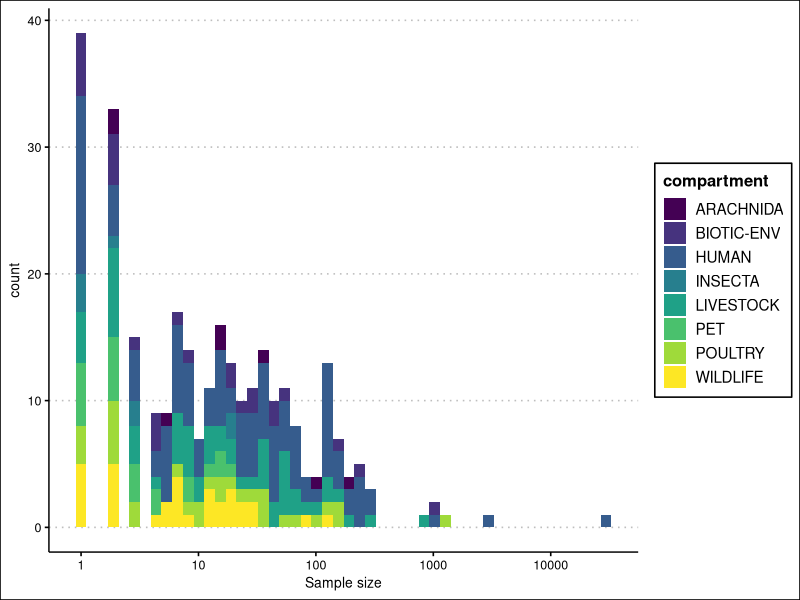
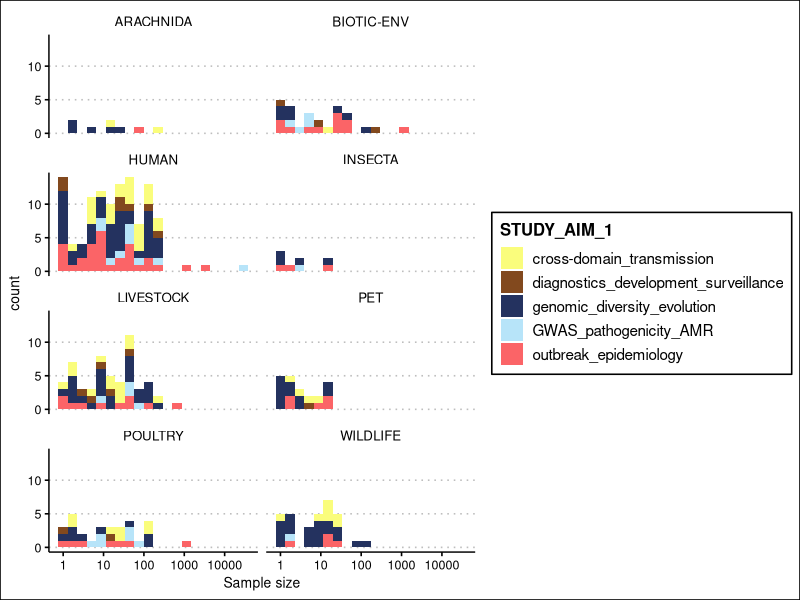
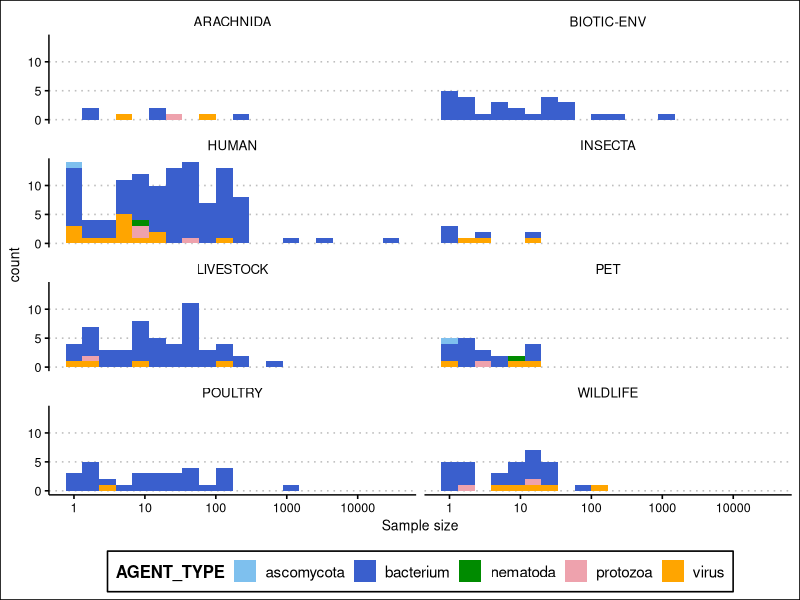
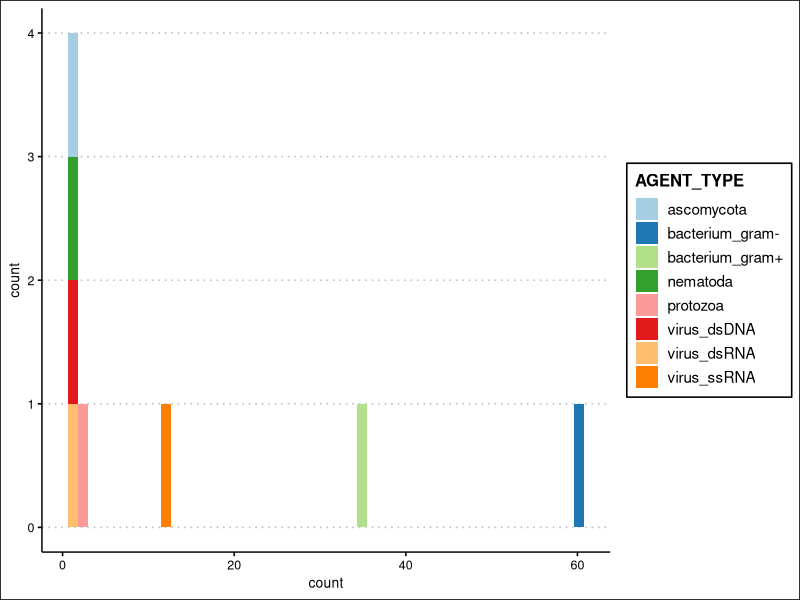
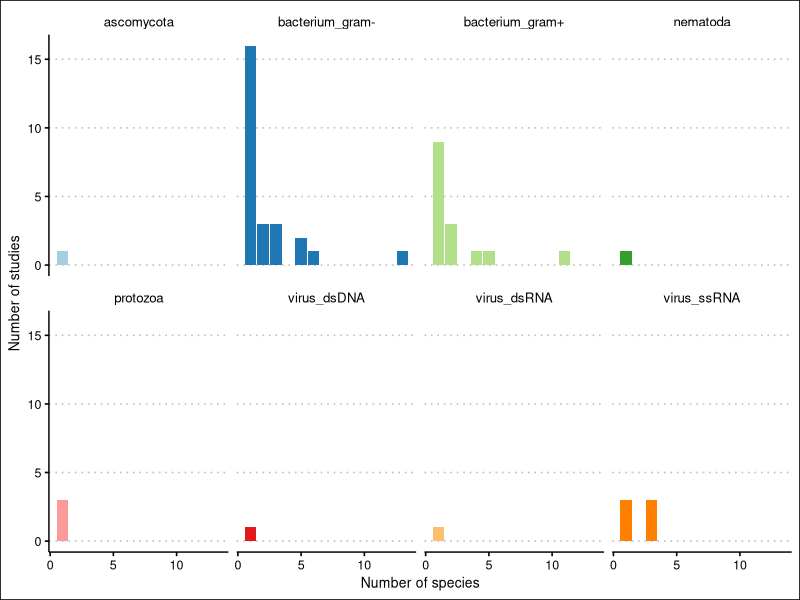
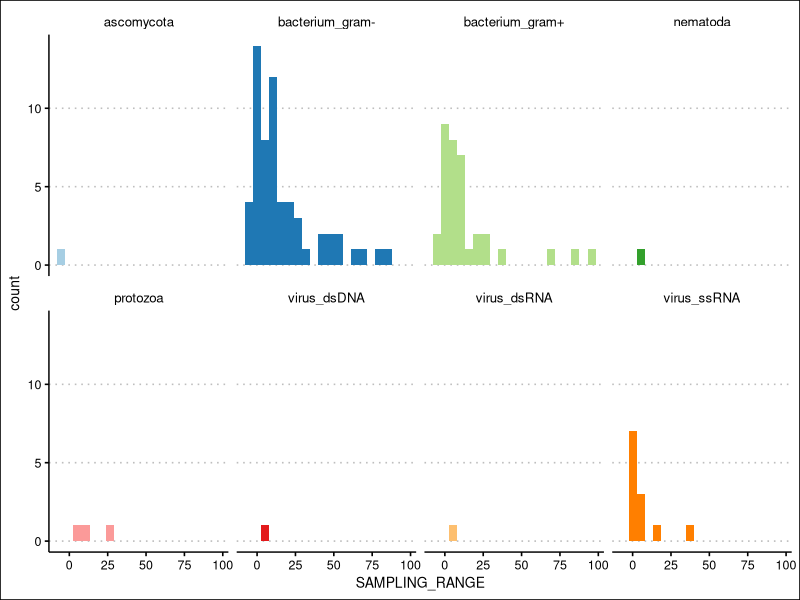
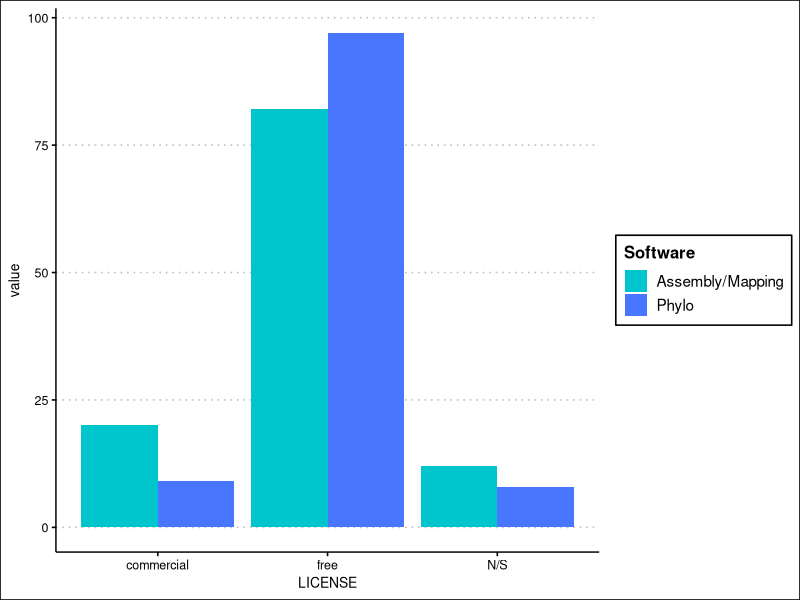
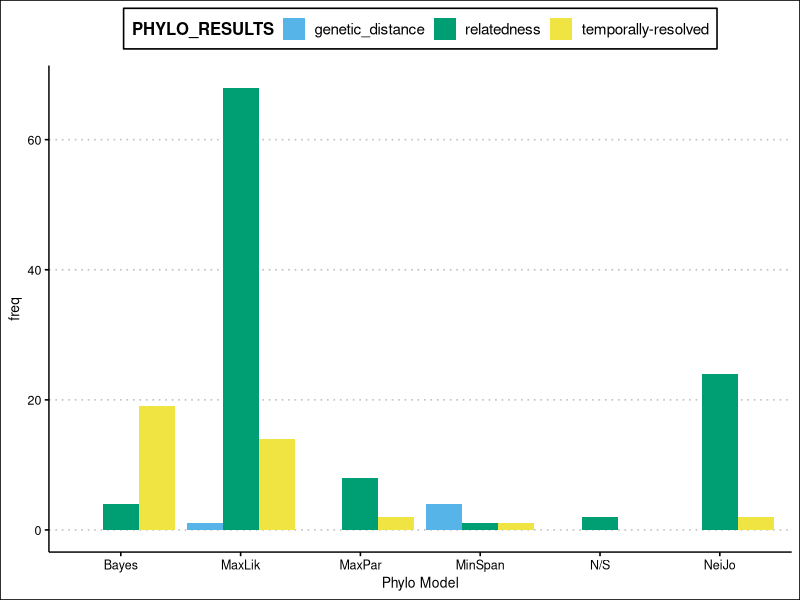

Recreate these plots in R, in order.
## ---- chunk 1
# load libraries 

library(tidyverse)
library(ggpubr)
library(patchwork)
library(ggsci)
library(readxl)

## ---- chunk 2
# read data

data <- read_excel("data/NGSscoping_dbv5.xlsx")

## ---- chunk 3
# stacked histogram of sample size by compartment

stacked_hist_sample_size_compartment <-
data |>
  mutate(ARACHNIDA_SAMPLE_SIZE = as.character(ARACHNIDA_SAMPLE_SIZE)) |>
  mutate(INSECTA_SAMPLE_SIZE = as.character(INSECTA_SAMPLE_SIZE)) |>
  select(HUM_SAMPLE_SIZE, POULTRY_SAMPLE_SIZE, LIVESTOCK_SAMPLE_SIZE, WILDLIFE_SAMPLE_SIZE, PET_SAMPLE_SIZE, ARACHNIDA_SAMPLE_SIZE, INSECTA_SAMPLE_SIZE, `BIOTIC-ENV_SAMPLE_SIZE`) |>
  pivot_longer(cols = c(HUM_SAMPLE_SIZE, POULTRY_SAMPLE_SIZE, LIVESTOCK_SAMPLE_SIZE, WILDLIFE_SAMPLE_SIZE, PET_SAMPLE_SIZE, ARACHNIDA_SAMPLE_SIZE, INSECTA_SAMPLE_SIZE, `BIOTIC-ENV_SAMPLE_SIZE`), names_to = "compartment" , values_to = "sample size") |>
  separate(col = "compartment", into = c("compartment", NA, NA), sep = "_", extra = "drop") |>
  mutate(`sample size` = as.numeric(`sample size`)) |>
  mutate(compartment = ifelse(compartment == "HUM", "HUMAN", compartment)) |> ggplot(aes(`sample size`, group = compartment, fill = compartment)) + 
  geom_histogram(bins = 50) + 
  scale_x_log10() + 
  xlab("Sample size") + 
  ylab("count") + 
  # facet_wrap(~compartment, nrow = 4) + 
  ggthemes::theme_clean() + 
  scale_fill_viridis_d()

stacked_hist_sample_size_compartment
# stacked_hist_sample_size_compartment |>
#   ggsave(filename = "figures/stacked_histogram_sample_size_by_compartment.pdf", width=8)
## ---- chunk 4

#  sample size per compartment x study aim

hist_sample_size_compartment_aim <-
data |>
  mutate(ARACHNIDA_SAMPLE_SIZE = as.character(ARACHNIDA_SAMPLE_SIZE)) |>
  mutate(INSECTA_SAMPLE_SIZE = as.character(INSECTA_SAMPLE_SIZE)) |>
  select(HUM_SAMPLE_SIZE, POULTRY_SAMPLE_SIZE, LIVESTOCK_SAMPLE_SIZE, WILDLIFE_SAMPLE_SIZE, PET_SAMPLE_SIZE, ARACHNIDA_SAMPLE_SIZE, INSECTA_SAMPLE_SIZE, `BIOTIC-ENV_SAMPLE_SIZE`, STUDY_AIM_1) |>
  pivot_longer(cols = c(HUM_SAMPLE_SIZE, POULTRY_SAMPLE_SIZE, LIVESTOCK_SAMPLE_SIZE, WILDLIFE_SAMPLE_SIZE, PET_SAMPLE_SIZE, ARACHNIDA_SAMPLE_SIZE, INSECTA_SAMPLE_SIZE, `BIOTIC-ENV_SAMPLE_SIZE`), names_to = "compartment" , values_to = "sample size") |>
  separate(col = "compartment", into = c("compartment", NA, NA), sep = "_", extra = "drop") |>
  mutate(`sample size` = as.numeric(`sample size`)) |>
  mutate(compartment = ifelse(compartment == "HUM", "HUMAN", compartment)) |>
ggplot(aes(`sample size`, group = STUDY_AIM_1, fill = STUDY_AIM_1)) + 
  geom_histogram(bins = 20) + 
  scale_x_log10() + 
  xlab("Sample size") + 
  ylab("count") + 
  facet_wrap(~compartment, nrow = 4) +
  ggthemes::theme_clean() + 
  scale_fill_rickandmorty() + 
  theme(legend.position = "right")

hist_sample_size_compartment_aim
hist_sample_size_compartment_aim <-
  ggsave(filename = "figures/histogram_sample_size_by_compartment_colored_by_study_aim.pdf", width=14, height = 8)

## ---- chunk 5

hist_sample_size_compartment_agent_type <-
data |>
  mutate(ARACHNIDA_SAMPLE_SIZE = as.character(ARACHNIDA_SAMPLE_SIZE)) |>
  mutate(INSECTA_SAMPLE_SIZE = as.character(INSECTA_SAMPLE_SIZE)) |>
  select(HUM_SAMPLE_SIZE, POULTRY_SAMPLE_SIZE, LIVESTOCK_SAMPLE_SIZE, WILDLIFE_SAMPLE_SIZE, PET_SAMPLE_SIZE, ARACHNIDA_SAMPLE_SIZE, INSECTA_SAMPLE_SIZE, `BIOTIC-ENV_SAMPLE_SIZE`, AGENT_TYPE) |>
  pivot_longer(cols = c(HUM_SAMPLE_SIZE, POULTRY_SAMPLE_SIZE, LIVESTOCK_SAMPLE_SIZE, WILDLIFE_SAMPLE_SIZE, PET_SAMPLE_SIZE, ARACHNIDA_SAMPLE_SIZE, INSECTA_SAMPLE_SIZE, `BIOTIC-ENV_SAMPLE_SIZE`), names_to = "compartment" , values_to = "sample size") |>
  separate(col = "compartment", into = c("compartment", NA, NA), sep = "_", extra = "drop") |>
  mutate(`sample size` = as.numeric(`sample size`)) |>
  mutate(compartment = ifelse(compartment == "HUM", "HUMAN", compartment)) |>
  mutate(AGENT_TYPE = ifelse(str_detect(AGENT_TYPE, "bacterium") == TRUE, "bacterium", AGENT_TYPE)) |>
     mutate(AGENT_TYPE = ifelse(str_detect(AGENT_TYPE, "virus") == TRUE, "virus", AGENT_TYPE)) |>
ggplot(aes(`sample size`, group = AGENT_TYPE, fill = AGENT_TYPE)) + 
  geom_histogram(bins = 20) + 
  scale_x_log10() + 
  xlab("Sample size") + 
  ylab("count") + 
  facet_wrap(~compartment, nrow = 4) +
  ggthemes::theme_clean() + 
  scale_fill_manual(values = c("skyblue2", "royalblue3", "green4", "lightpink2", "orange1")) + 
  theme(legend.position = "bottom")


hist_sample_size_compartment_agent_type
hist_sample_size_compartment_agent_type |>
  ggsave(filename = "figures/histogram_sample_size_by_compartment_colored_by_agent_type.pdf", width=14, height = 8)

## ---- chunk 6


discrete_palettes <- list(
  RColorBrewer::brewer.pal(8, "Paired")
)

data |> 
  group_by(AGENT_TYPE) |>
  summarise(count = n()) |>
  ggplot(aes(count, fill = AGENT_TYPE, group = AGENT_TYPE)) + 
  geom_histogram(bins = 50) + 
  scale_fill_discrete(type = discrete_palettes) + 
ggthemes::theme_clean()

n_studies_dist_by_agent_type <- 
data |>
  group_by(AGENT_TYPE, ZOONOTIC_AGENT) |>
  summarise(count = n()) |>
  group_by(AGENT_TYPE, count) |>
  summarise(n_studies = n()) |>
  ggplot(aes(count, n_studies, fill = AGENT_TYPE)) + geom_col() + facet_wrap(~AGENT_TYPE, nrow=2 ) + 
  scale_fill_discrete(type = discrete_palettes) + 
  ggthemes::theme_clean() + 
  theme(legend.position = "none") + xlab("Number of species") + ylab("Number of studies")

n_studies_dist_by_agent_type

# n_studies_dist_by_agent_type |>
#   ggsave(filename = "figures/number_of_studies_by_agent_type.pdf", width = 7, height = 4)
## ---- chunk 7

# not sure how to treat "N/S" in SAMPLING_YEAR.S. 

discrete_palettes <- list(
  RColorBrewer::brewer.pal(8, "Paired")
)

n_studies_by_sampling_range_and_agent_type <- 
data |> 
  # separate(SAMPLING_YEAR.S., sep = "-", into = c("START", "END", NA), extra="drop", fill = "warn", remove = FALSE) |>
  # mutate(END = ifelse(is.na(END), START, END)) |>
  # mutate(START = ifelse(START == "N/S", NA, START)) |>
  # mutate(END = ifelse(START == "N/S", NA, END)) |>
  # mutate(START = as.numeric(START)) |>
  # mutate(END = as.numeric(END)) |> 
  mutate(SAMPLING_RANGE = as.numeric(LAST_SAMPLE_DATE)-as.numeric(FIRST_SAMPLE_DATE)) |>
  mutate(SAMPLING_RANGE = ifelse(is.na(SAMPLING_RANGE), -5, SAMPLING_RANGE)) |> 
  # group_by(AGENT_TYPE, SAMPLING_RANGE) |>
  # summarise(count = n()) >
  ggplot(aes(SAMPLING_RANGE, fill = AGENT_TYPE)) +
  # geom_bar() +
  geom_histogram(bins=20) + 
facet_wrap(~AGENT_TYPE, nrow=2 ) +   # ggplot(aes(SAMPLING_RANGE, count, fill = AGENT_TYPE)) + geom_col() + 
  ggthemes::theme_clean() + 
  scale_fill_discrete(type = discrete_palettes) + theme(legend.position = "none")

n_studies_by_sampling_range_and_agent_type

n_studies_by_sampling_range_and_agent_type |>
  ggsave(filename = "figures/stacked_histogram_number_of_studies_and_sampling_range.pdf", width = 8)

## ---- chunk 8

Assembly_license <-
data |>
  group_by(`ASSEMBLY/MAPPING_LICENSE`) |>
  summarise(`Assembly/Mapping` = n()) |>
  rename(LICENSE = `ASSEMBLY/MAPPING_LICENSE`)
  
software_license <-
data |>
  group_by(PHYLO_LICENSE) |>
  summarise(Phylo = n()) |>
  rename(LICENSE = PHYLO_LICENSE) |>
  left_join(Assembly_license) |>
  pivot_longer(cols = c(Phylo, `Assembly/Mapping`), names_to = "Software")

software_license |>
  ggplot(aes(LICENSE, value, fill = Software)) + geom_col(stat = "identity", position = position_dodge()) +   scale_fill_manual(values = c("turquoise3", "royalblue1")) + 
  ggthemes::theme_clean()

## ---- chunk 9


discrete_palettes <- list(
  RColorBrewer::brewer.pal(8, "Spectral")
)


data |>
  group_by(PHYLO_RESULTS, PHYLO_MODEL) |>
  summarise(count = n()) |>
  separate(PHYLO_MODEL, sep = "\\+", into = c("m1", "m2", "m3")) |>
  pivot_longer(cols = c(m1, m2, m3), names_to = "model") |>
  group_by(PHYLO_RESULTS, value) |>
  summarise(freq = sum(count)) |>
  rename(PHYLO_MODEL = value) |>
  ungroup() |>
  complete(PHYLO_RESULTS, PHYLO_MODEL, fill = list(freq = 0)) |>
  filter(!(is.na(PHYLO_MODEL))) |>
  ggplot(aes(PHYLO_MODEL, freq, fill = PHYLO_RESULTS)) + geom_col(stat = "identity", position = position_dodge()) + ggthemes::scale_fill_pander() + ggthemes::theme_clean() + xlab("Phylo Model") + theme(legend.position="top",legend.justification="centre")
